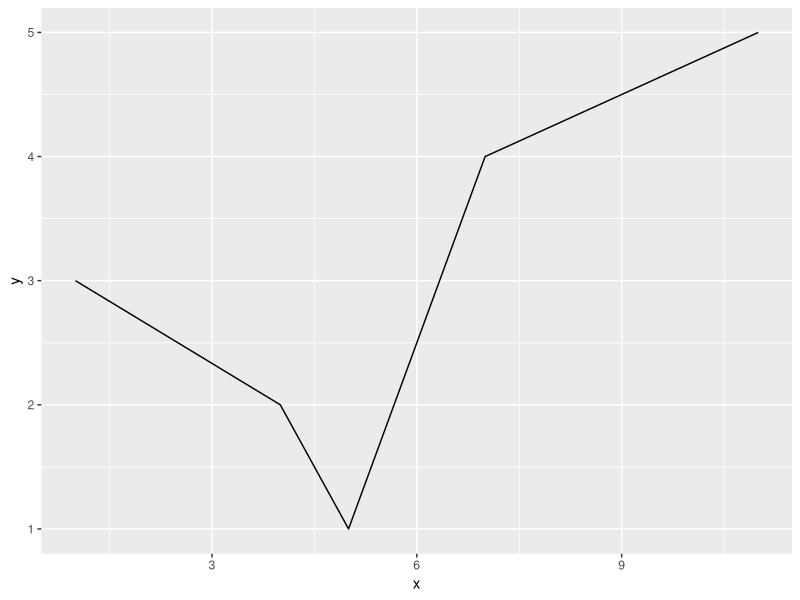

Write R code to recreate this figure.
library(ggplot2)
x <- c(5, 4, 1, 7, 11)
y <- 1:5

df <- data.frame(x, y)
output <- ggplot(df, aes(x, y)) + geom_line()
ggsave("test_output.pdf", output)
